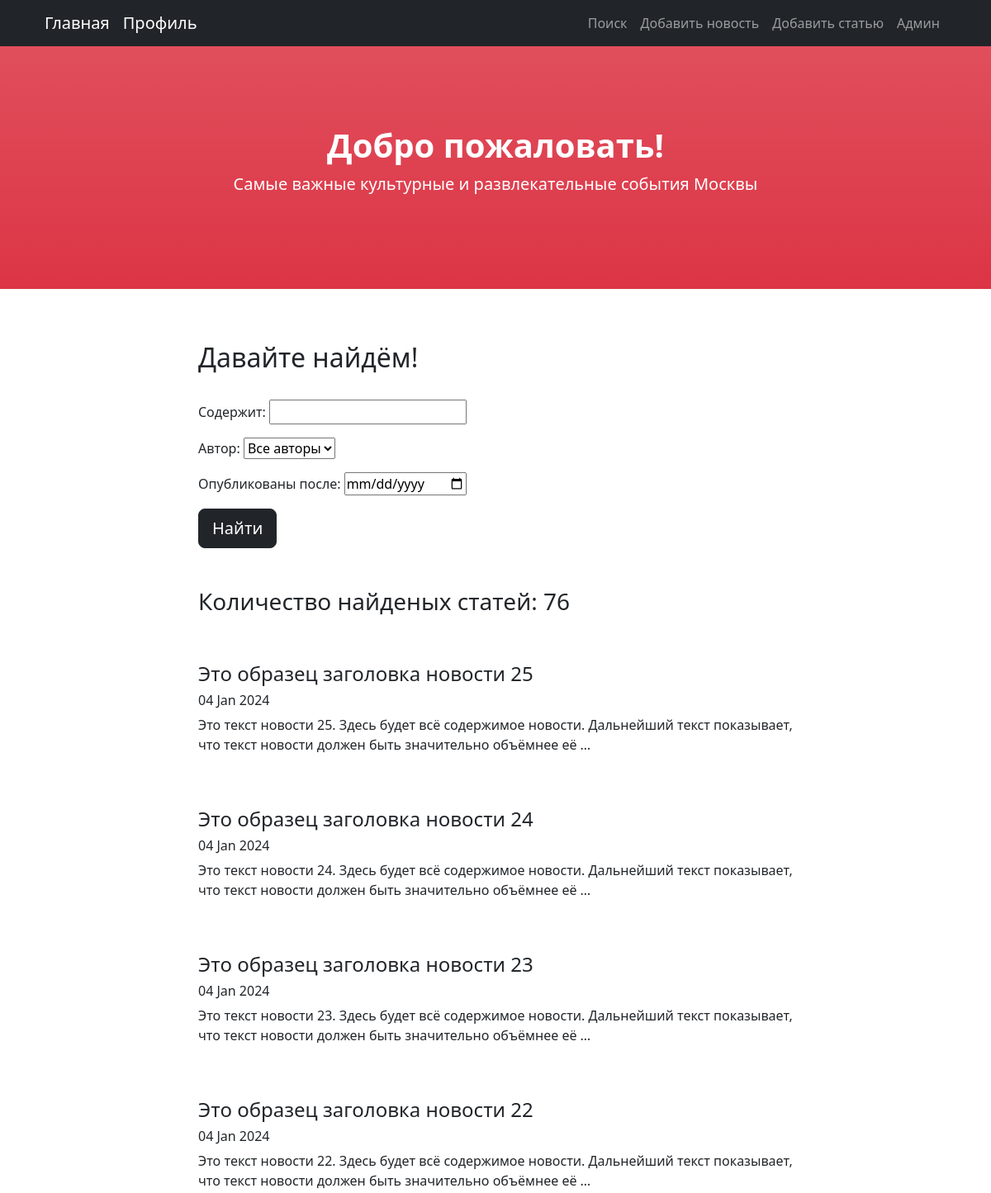
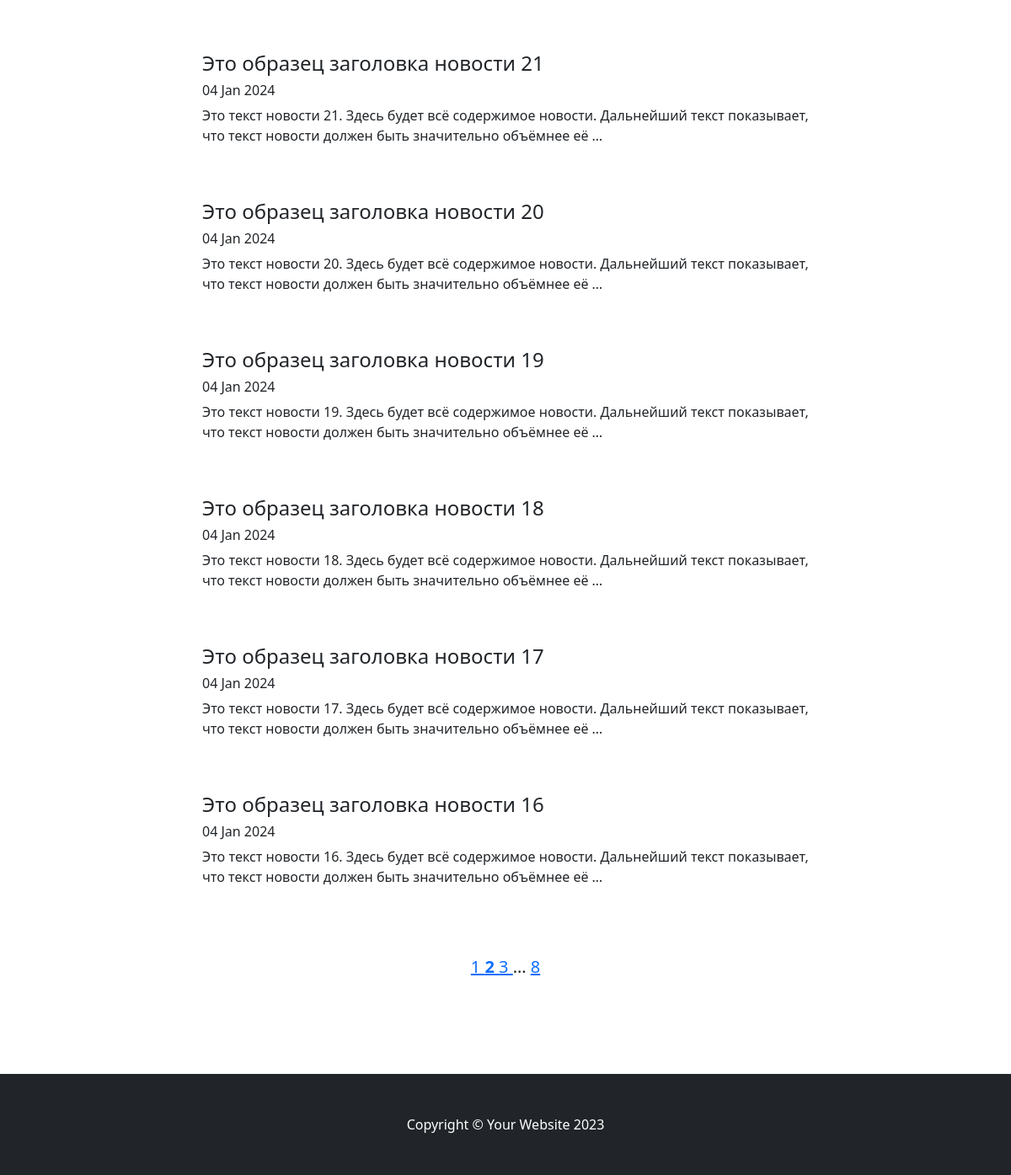
The app's page /news/search/?page=2, older data (2 pictures, top to bottom).
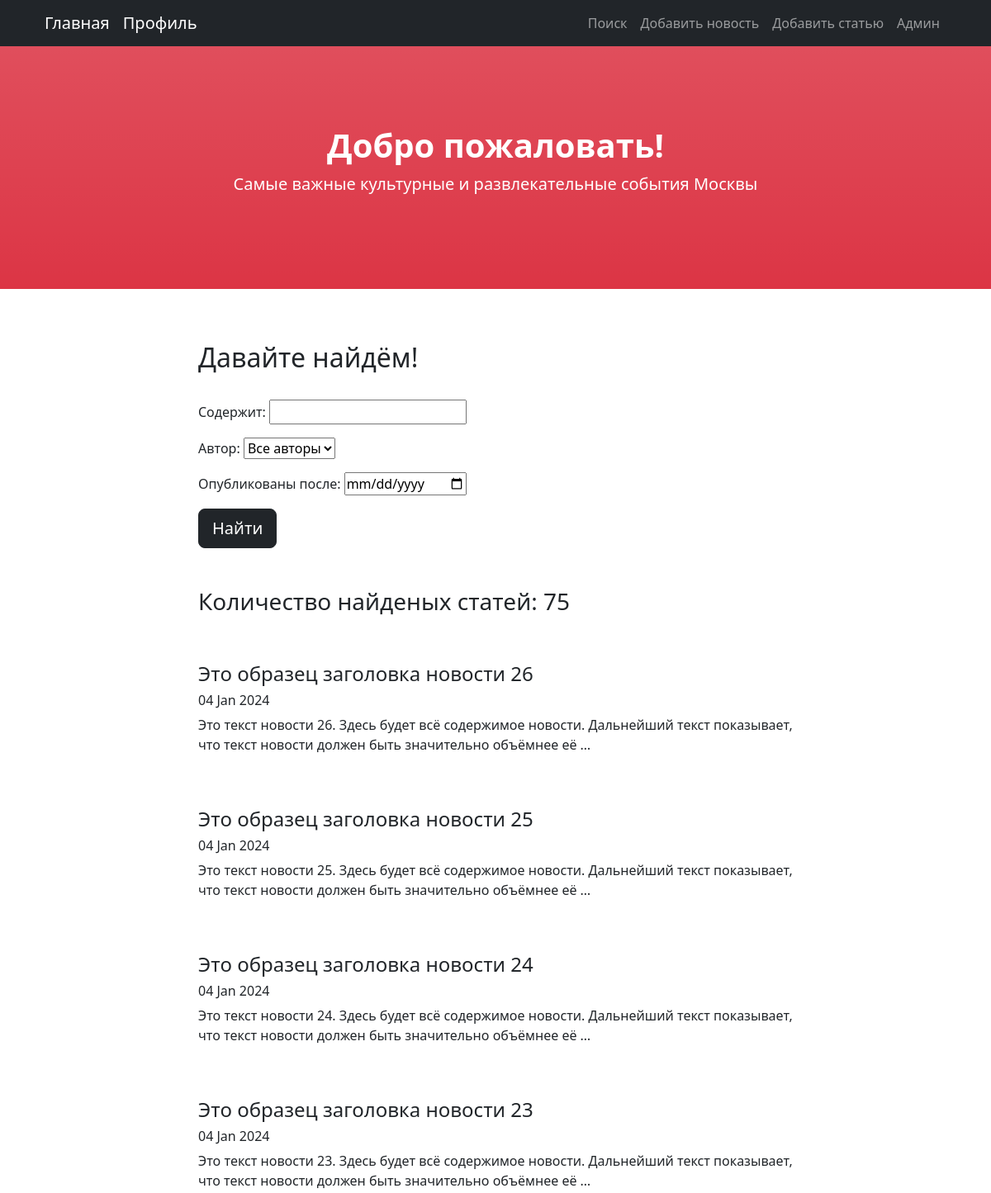
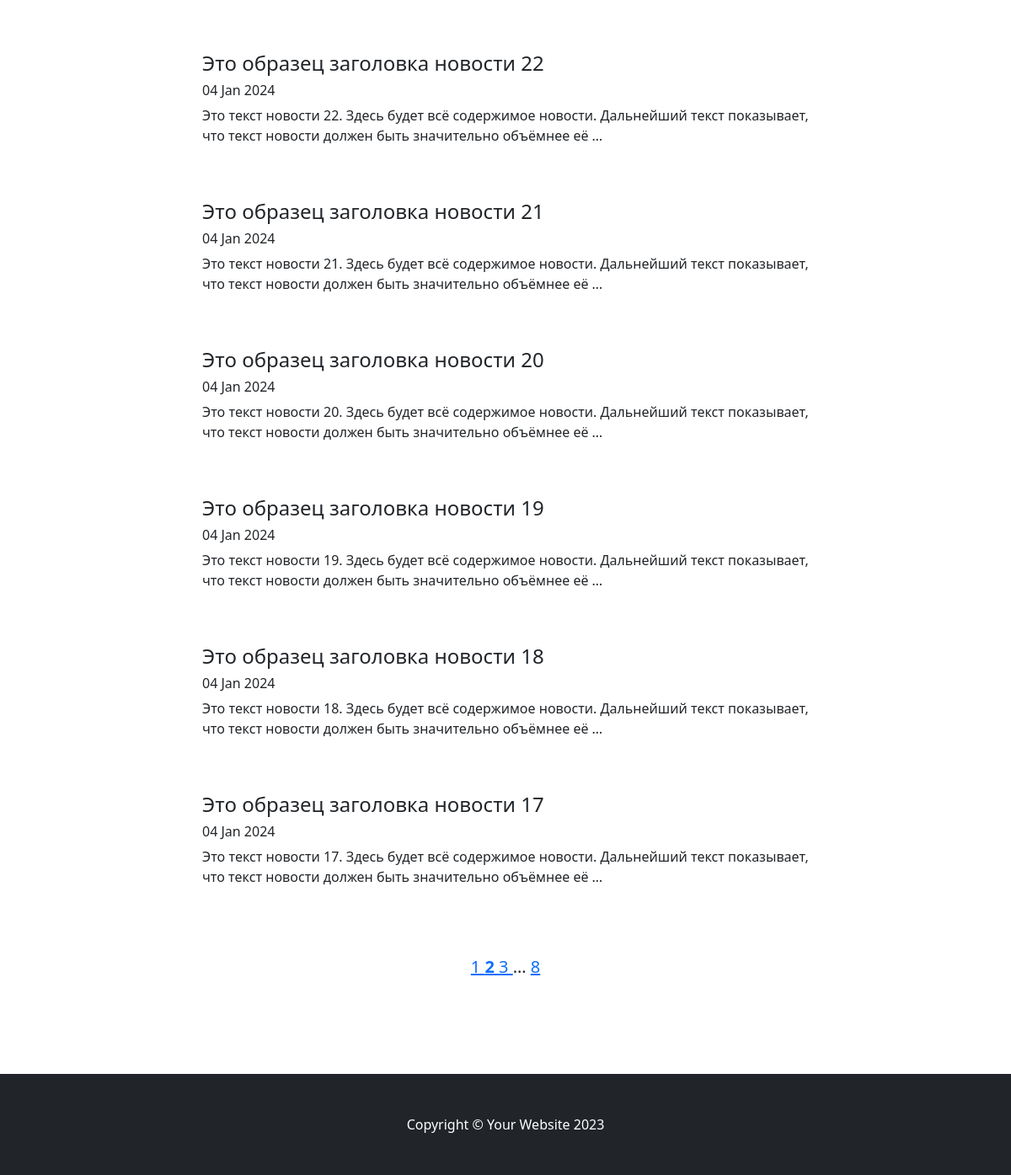
The same page, newer data (2 pictures, top to bottom).
### News/models.py (models this page shows, shortened)
class Post(models.Model):
    PREVIEW_LENGTH = 124
    news = 'NE'
    article = 'AR'
    ITEM_TYPE = [(news, 'news'),
                 (article, 'article')]
    type = models.CharField(max_length=2, choices=ITEM_TYPE, default=news)
    add_date = models.DateTimeField(auto_now_add=True)
    title = models.CharField(max_length=150)
    content = models.TextField()
    rating = models.IntegerField(default=0)
    author = models.ForeignKey(Author, on_delete=models.PROTECT)
    category = models.ManyToManyField(Category, through='PostCategory')

### News/views.py (the view)
# urls.py: path('search/', PostFilterList.as_view(), name='post_search'),
class PostFilterList(ListView):
    model = Post
    ordering = '-add_date'
    context_object_name = 'posts'
    paginate_by = 10
    template_name = 'search.html'
    def get_queryset(self):
        queryset = super().get_queryset()
        self.filterset = PostFilter(self.request.GET, queryset)
        return self.filterset.qs
    def get_context_data(self, *, object_list=None, **kwargs):
        context = super().get_context_data(**kwargs)
        page = context['page_obj']
        context['paginator_range'] = page.paginator.get_elided_page_range(page.number, on_each_side=1, on_ends=1)
        context['filterset'] = self.filterset
        return context

### News/models.py (called while the page is built)
    def __str__(self):
        return self.user.username

### News/templatetags/custom_filters.py (called while the page is built)
@register.filter()
def censor(value: str) -> str:
    try:
        if not isinstance(value, str):
            raise CensorException('Filter can work only with str format')
        pattern = re.compile(fr"\b{BAD_WORD}[а-я]{{0,3}}\b", re.IGNORECASE)
        result = re.sub(pattern, censor_repl, value)
        return result
    except CensorException as error:
        print(error)
        pass

### News/templatetags/custom_tags.py (called while the page is built)
@register.simple_tag(takes_context=True)
def url_replace(context, **kwargs):
    d = context['request'].GET.copy()
    for k, v in kwargs.items():
        d[k] = v
    return d.urlencode()

### templates/search.html (shortened to what this page needs)
{% extends 'flatpages/default.html' %}
{% load custom_filters %}
{% block content %}
    <h2>Давайте найдём!</h2>
    <br>
    <form action="" method="get">
        {{ filterset.form.as_p }}
        <input class="btn btn-lg btn-dark" type="submit" value="Найти" />
    </form>
    <br><br>
    <h3>Количество найденых статей: {{ page_obj.paginator.count }}</h3>
    <br><br>
    {% if posts %}
        {% for post in page_obj %}
            <h4><a class="nav-link" href="/news/{{ post.pk }}">{{ post.title|censor }}</a></h4>
            <h6>{{ post.add_date|date:'d M Y' }}</h6>
            <p>{{ post.content|truncatewords:20|censor }}</p>
            <br><br>
        {% endfor %}
    {% else %}
        <h3>Извините, новостей сейчас нет!</h3>
    {% endif %}
{% endblock content %}

Row changes from the older to the newer data that the page shows:
no longer on this page (row edited): Post: title|censor "Это образец заголовка новости 16", add_date "04 Jan 2024", content|censor "Это текст новости 16. Здесь будет всё содержимое новости. Дальнейший текст показывает, что текст новости должен быть значительно объёмнее её …"
now on this page (row edited): Post: title|censor "Это образец заголовка новости 26", add_date "04 Jan 2024", content|censor "Это текст новости 26. Здесь будет всё содержимое новости. Дальнейший текст показывает, что текст новости должен быть значительно объёмнее её …"
Text that changed along with them:
{{ page_obj.paginator.count }}: "76" → "75"
